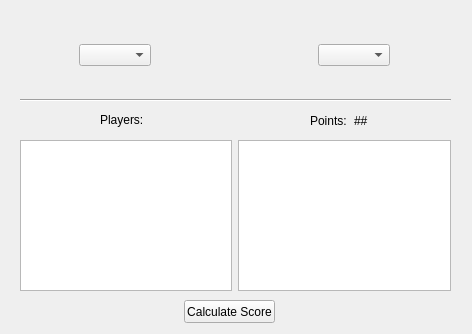
<?xml version="1.0" encoding="UTF-8"?>
<ui version="4.0">
 <class>ScoreWindow</class>
 <widget class="QWidget" name="ScoreWindow">
  <property name="geometry">
   <rect>
    <x>0</x>
    <y>0</y>
    <width>472</width>
    <height>334</height>
   </rect>
  </property>
  <property name="windowTitle">
   <string>Form</string>
  </property>
  <widget class="QWidget" name="horizontalLayoutWidget">
   <property name="geometry">
    <rect>
     <x>79</x>
     <y>30</y>
     <width>311</width>
     <height>51</height>
    </rect>
   </property>
   <layout class="QHBoxLayout" name="horizontalLayout">
    <item>
     <widget class="QComboBox" name="cb1"/>
    </item>
    <item>
     <spacer name="horizontalSpacer">
      <property name="orientation">
       <enum>Qt::Horizontal</enum>
      </property>
      <property name="sizeHint" stdset="0">
       <size>
        <width>40</width>
        <height>20</height>
       </size>
      </property>
     </spacer>
    </item>
    <item>
     <widget class="QComboBox" name="cb2"/>
    </item>
   </layout>
  </widget>
  <widget class="Line" name="line">
   <property name="geometry">
    <rect>
     <x>20</x>
     <y>90</y>
     <width>431</width>
     <height>20</height>
    </rect>
   </property>
   <property name="orientation">
    <enum>Qt::Horizontal</enum>
   </property>
  </widget>
  <widget class="QWidget" name="horizontalLayoutWidget_2">
   <property name="geometry">
    <rect>
     <x>20</x>
     <y>140</y>
     <width>431</width>
     <height>151</height>
    </rect>
   </property>
   <layout class="QHBoxLayout" name="horizontalLayout_2">
    <item>
     <widget class="QListWidget" name="lw1"/>
    </item>
    <item>
     <spacer name="horizontalSpacer_2">
      <property name="orientation">
       <enum>Qt::Horizontal</enum>
      </property>
      <property name="sizeHint" stdset="0">
       <size>
        <width>40</width>
        <height>20</height>
       </size>
      </property>
     </spacer>
    </item>
    <item>
     <spacer name="horizontalSpacer_3">
      <property name="orientation">
       <enum>Qt::Horizontal</enum>
      </property>
      <property name="sizeHint" stdset="0">
       <size>
        <width>40</width>
        <height>20</height>
       </size>
      </property>
     </spacer>
    </item>
    <item>
     <widget class="QListWidget" name="lw2"/>
    </item>
   </layout>
  </widget>
  <widget class="QPushButton" name="b1">
   <property name="geometry">
    <rect>
     <x>184</x>
     <y>300</y>
     <width>91</width>
     <height>23</height>
    </rect>
   </property>
   <property name="text">
    <string>Calculate Score</string>
   </property>
  </widget>
  <widget class="QLabel" name="label">
   <property name="geometry">
    <rect>
     <x>100</x>
     <y>110</y>
     <width>47</width>
     <height>20</height>
    </rect>
   </property>
   <property name="text">
    <string>Players:</string>
   </property>
  </widget>
  <widget class="QWidget" name="horizontalLayoutWidget_3">
   <property name="geometry">
    <rect>
     <x>310</x>
     <y>110</y>
     <width>81</width>
     <height>21</height>
    </rect>
   </property>
   <layout class="QHBoxLayout" name="horizontalLayout_3">
    <item>
     <widget class="QLabel" name="label_2">
      <property name="text">
       <string>Points:</string>
      </property>
     </widget>
    </item>
    <item>
     <widget class="QLabel" name="l1">
      <property name="text">
       <string>##</string>
      </property>
     </widget>
    </item>
   </layout>
  </widget>
 </widget>
 <resources/>
 <connections>
  <connection>
   <sender>cb1</sender>
   <signal>currentIndexChanged(int)</signal>
   <receiver>lw1</receiver>
   <slot>clear()</slot>
   <hints>
    <hint type="sourcelabel">
     <x>114</x>
     <y>56</y>
    </hint>
    <hint type="destinationlabel">
     <x>133</x>
     <y>172</y>
    </hint>
   </hints>
  </connection>
  <connection>
   <sender>cb2</sender>
   <signal>currentIndexChanged(int)</signal>
   <receiver>lw2</receiver>
   <slot>clear()</slot>
   <hints>
    <hint type="sourcelabel">
     <x>351</x>
     <y>60</y>
    </hint>
    <hint type="destinationlabel">
     <x>354</x>
     <y>176</y>
    </hint>
   </hints>
  </connection>
 </connections>
</ui>
